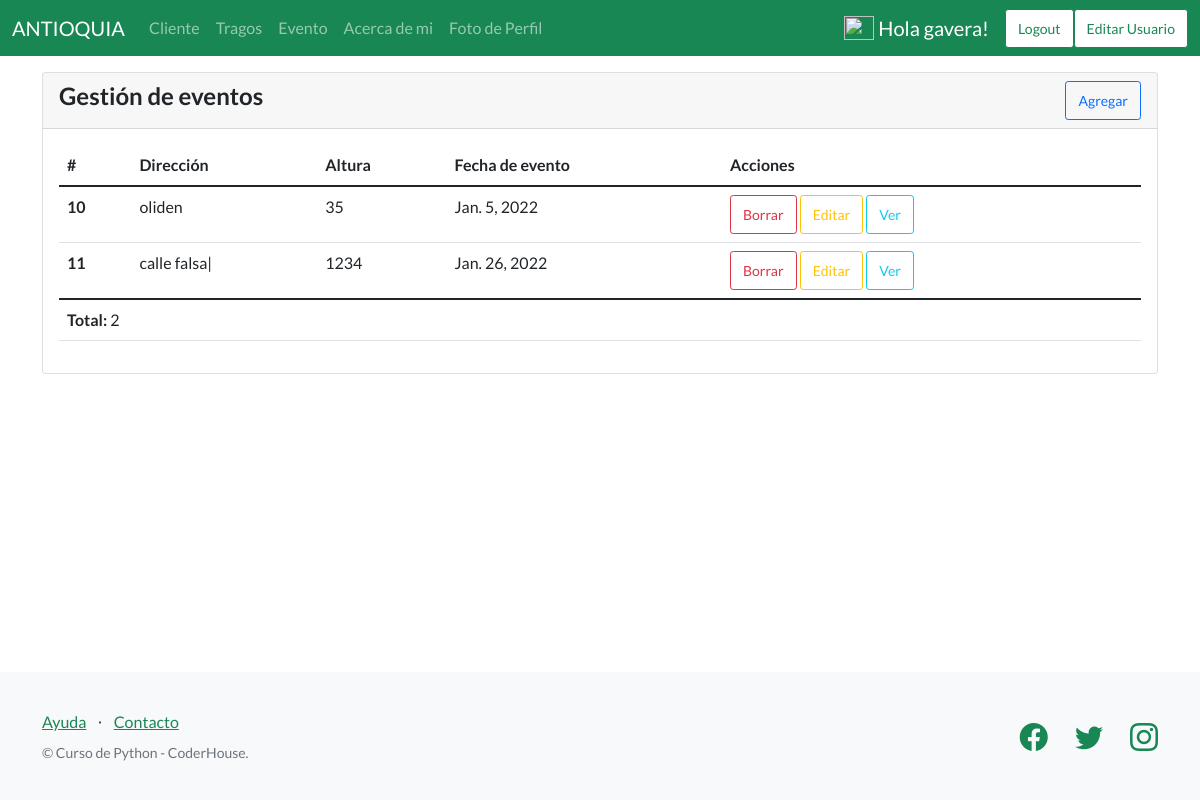
Page /coder/evento (signed in) on the earlier database version.
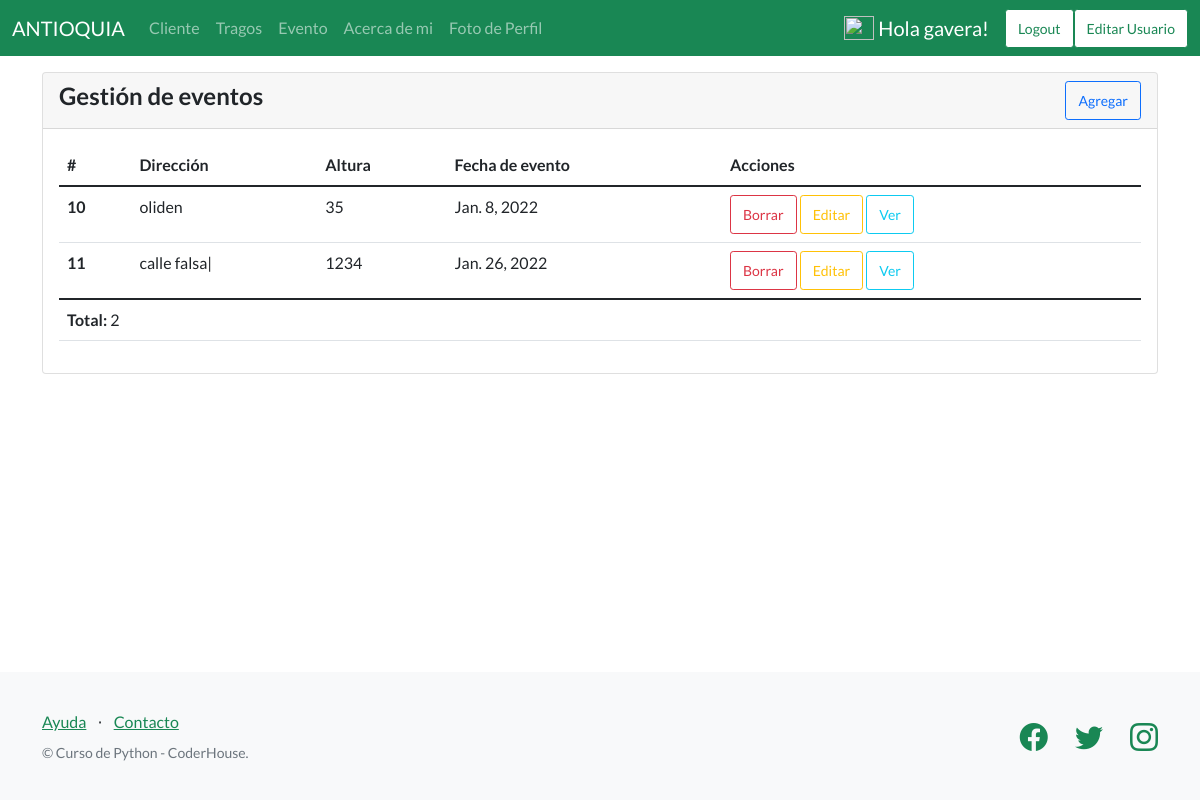
Same page on the later database version.
### Appcoder/models.py (models this page shows, shortened)
class Evento(Model):
    direccion = CharField(max_length=40)
    altura = IntegerField()
    fecha_evento = DateField()

### Appcoder/views.py (the view)
# urls.py: path('evento', evento, name = 'evento'),
@login_required
def evento(request):
    return render(request, 'Appcoder/evento.html',
                  {'evento': Evento.objects.all() })

### templates/Appcoder/evento.html (shortened to what this page needs)
{% extends 'Appcoder/padre.html' %}
{% block contenidoQueCambia %}
<div class="card">
    <div class="card-header d-flex justify-content-between align-items-center">
      <h4>Gestión de eventos</h4>
      <a class="btn btn-outline-primary btn-sm" href="{% url 'evento_add' %}">Agregar</a>
    </div>
    <div class="card-body table-responsive">
      <table class="table">
          <thead>
          <tr>
              <th scope="col">#</th>
              <th scope="col">Dirección</th>
              <th scope="col">Altura</th>
              <th scope="col">Fecha de evento</th>
              <th scope="col">Acciones</th>
          </tr>
          </thead>
          <tbody>
              {% for evento in evento %}
              <tr>
                  <th scope="row">{{evento.id}}</th>
                  <td>{{evento.direccion}}</td>
                  <td>{{evento.altura}}</td>
                  <td>{{evento.fecha_evento}}</td>
                  <td>
                      <a href="{% url 'evento_delete' evento.id %}" class="btn btn-outline-danger  btn-sm">Borrar</a>
                      <a href="{% url 'evento_update' evento.id %}" class="btn btn-outline-warning  btn-sm">Editar</a>
                      <a href="{% url 'evento_view' evento.id %}" class="btn btn-outline-info  btn-sm">Ver</a>
                  </td>
                </tr>
              {%endfor%}
          </tbody>
          <tfoot>
              <tr>
                  <td colspan="5"><strong>Total: </strong>{{evento.count}}</td>
              </tr>
          </tfoot>
      </table>
    </div>
  </div>
{% endblock %}

Differences in the rows shown:
changed Evento "oliden": fecha_evento "Jan. 5, 2022" → "Jan. 8, 2022"
